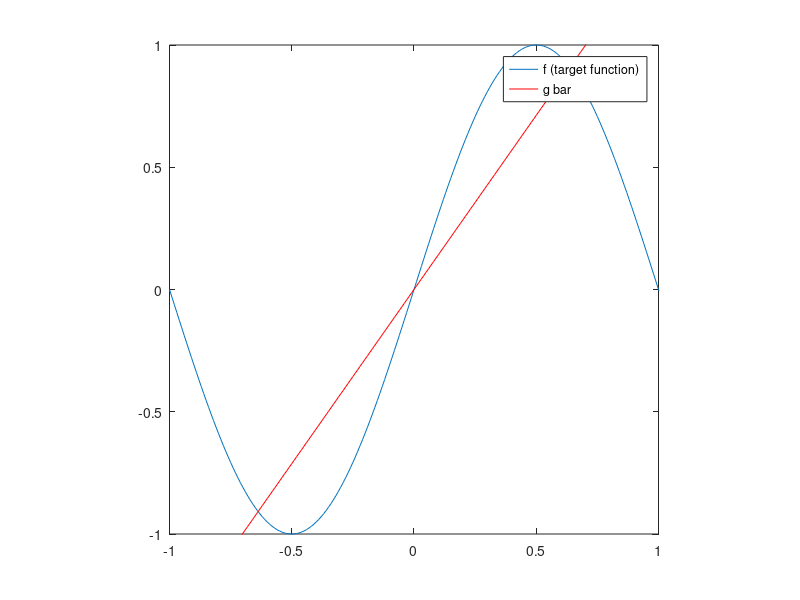

Here is the MATLAB script that generated this plot:
%% plot the function f(x) = sin(pi * x) using 10000 examples
num_examples = 10000;
x = zeros(num_examples, 1);

% construct the x vector
i = 1; j = -1.0;
while i < num_examples + 1
    x(i) = j;
    i = i + 1; j = j + .01;
end
f = sin(pi * x);        % compute the y value for every x
% plot the function f(x) = sin(pi * x)
plot(x, f); axis([-1 1 -1 1]); axis square;
hold on;

%% use linear regression to find min SSE hypothesis on random two points
a = -1; b = 1; N = 2; num_iters = 1000;
g = zeros(num_iters, 1);
X_TRAIN = [];
F_TRAIN = [];

for i = 1:num_iters
    % pick two random training points
    x_train = a + (b - a) .* rand(N, 1);
    % compute corresponding y axis value according to the target function
    % f(x) = sin(pi * x)
    f_train = sin(pi * x_train);
    % use normal equation to get the min SSE hypothesis (g)
    g(i) = pinv(x_train' * x_train) * x_train' * f_train;

    %== Use the following to calcualte the bias and variance ==%
    % combine all x_train points in 1 vector
    X_TRAIN = [X_TRAIN x_train'];
    % combine all f_train points in 1 vector
    F_TRAIN = [F_TRAIN f_train'];
end

%% Question 4
g_bar = mean(g); 
fprintf('g_bar: %f\n', g_bar);
plot(x, g_bar * x, 'r-');

%% Question 5 
% bias = g_bar(x) - f(x)
bias = mean((g_bar * X_TRAIN - F_TRAIN).^2);
fprintf('bias: %f\n', bias);
legend('f (target function)', 'g bar', 'location', 'best');

%% Question 6

